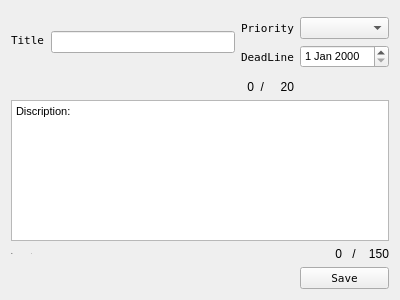
<?xml version="1.0" encoding="UTF-8"?>
<ui version="4.0">
 <class>AddTask</class>
 <widget class="QWidget" name="AddTask">
  <property name="geometry">
   <rect>
    <x>0</x>
    <y>0</y>
    <width>400</width>
    <height>300</height>
   </rect>
  </property>
  <property name="windowTitle">
   <string>Form</string>
  </property>
  <layout class="QGridLayout" name="gridLayout">
   <item row="9" column="0" colspan="4">
    <widget class="QTextEdit" name="textEdit">
     <property name="font">
      <font>
       <family>Segoe UI</family>
       <pointsize>8</pointsize>
      </font>
     </property>
     <property name="html">
      <string>&lt;!DOCTYPE HTML PUBLIC &quot;-//W3C//DTD HTML 4.0//EN&quot; &quot;http://www.w3.org/TR/REC-html40/strict.dtd&quot;&gt;
&lt;html&gt;&lt;head&gt;&lt;meta name=&quot;qrichtext&quot; content=&quot;1&quot; /&gt;&lt;meta charset=&quot;utf-8&quot; /&gt;&lt;style type=&quot;text/css&quot;&gt;
p, li { white-space: pre-wrap; }
&lt;/style&gt;&lt;/head&gt;&lt;body style=&quot; font-family:'Segoe UI'; font-size:8pt; font-weight:400; font-style:normal;&quot;&gt;
&lt;p style=&quot; margin-top:0px; margin-bottom:0px; margin-left:0px; margin-right:0px; -qt-block-indent:0; text-indent:0px;&quot;&gt;&lt;span style=&quot; font-family:'MS Shell Dlg 2';&quot;&gt;Discription:&lt;/span&gt;&lt;/p&gt;&lt;/body&gt;&lt;/html&gt;</string>
     </property>
    </widget>
   </item>
   <item row="2" column="2">
    <widget class="QLabel" name="Date">
     <property name="font">
      <font>
       <family>Terminal</family>
       <pointsize>8</pointsize>
      </font>
     </property>
     <property name="text">
      <string>DeadLine</string>
     </property>
    </widget>
   </item>
   <item row="4" column="2">
    <layout class="QHBoxLayout" name="horizontalLayout_2">
     <item>
      <widget class="QLabel" name="counter1">
       <property name="text">
        <string>0</string>
       </property>
       <property name="alignment">
        <set>Qt::AlignRight|Qt::AlignTrailing|Qt::AlignVCenter</set>
       </property>
      </widget>
     </item>
     <item>
      <widget class="QLabel" name="label_2">
       <property name="text">
        <string>/     20</string>
       </property>
       <property name="alignment">
        <set>Qt::AlignRight|Qt::AlignTrailing|Qt::AlignVCenter</set>
       </property>
      </widget>
     </item>
    </layout>
   </item>
   <item row="0" column="0" rowspan="3">
    <widget class="QLabel" name="Title">
     <property name="font">
      <font>
       <family>Terminal</family>
       <pointsize>8</pointsize>
      </font>
     </property>
     <property name="text">
      <string>Title</string>
     </property>
    </widget>
   </item>
   <item row="0" column="1" rowspan="4">
    <widget class="QLineEdit" name="lineEdit"/>
   </item>
   <item row="1" column="3">
    <widget class="QComboBox" name="comboBox"/>
   </item>
   <item row="2" column="3">
    <widget class="QDateEdit" name="dateEdit">
     <property name="font">
      <font>
       <family>MS Shell Dlg 2</family>
       <pointsize>8</pointsize>
       <bold>false</bold>
      </font>
     </property>
     <property name="layoutDirection">
      <enum>Qt::LeftToRight</enum>
     </property>
     <property name="accelerated">
      <bool>false</bool>
     </property>
    </widget>
   </item>
   <item row="12" column="3">
    <layout class="QHBoxLayout" name="horizontalLayout">
     <item>
      <widget class="QLabel" name="counter2">
       <property name="text">
        <string>0</string>
       </property>
       <property name="alignment">
        <set>Qt::AlignRight|Qt::AlignTrailing|Qt::AlignVCenter</set>
       </property>
      </widget>
     </item>
     <item>
      <widget class="QLabel" name="maxText">
       <property name="text">
        <string>/    150</string>
       </property>
       <property name="alignment">
        <set>Qt::AlignRight|Qt::AlignTrailing|Qt::AlignVCenter</set>
       </property>
      </widget>
     </item>
    </layout>
   </item>
   <item row="1" column="2">
    <widget class="QLabel" name="Priority">
     <property name="font">
      <font>
       <family>Terminal</family>
       <pointsize>8</pointsize>
      </font>
     </property>
     <property name="text">
      <string>Priority</string>
     </property>
    </widget>
   </item>
   <item row="13" column="3">
    <widget class="QPushButton" name="save">
     <property name="font">
      <font>
       <family>Terminal</family>
       <pointsize>8</pointsize>
      </font>
     </property>
     <property name="text">
      <string>Save</string>
     </property>
    </widget>
   </item>
   <item row="12" column="0">
    <layout class="QHBoxLayout" name="horizontalLayout_3">
     <item>
      <widget class="QLabel" name="label">
       <property name="font">
        <font>
         <family>MS Shell Dlg 2</family>
         <pointsize>1</pointsize>
        </font>
       </property>
       <property name="text">
        <string>tag:</string>
       </property>
      </widget>
     </item>
     <item>
      <widget class="QLabel" name="tagLabel">
       <property name="font">
        <font>
         <family>MS Shell Dlg 2</family>
         <pointsize>1</pointsize>
        </font>
       </property>
       <property name="text">
        <string>0</string>
       </property>
      </widget>
     </item>
    </layout>
   </item>
  </layout>
 </widget>
 <resources/>
 <connections/>
</ui>
